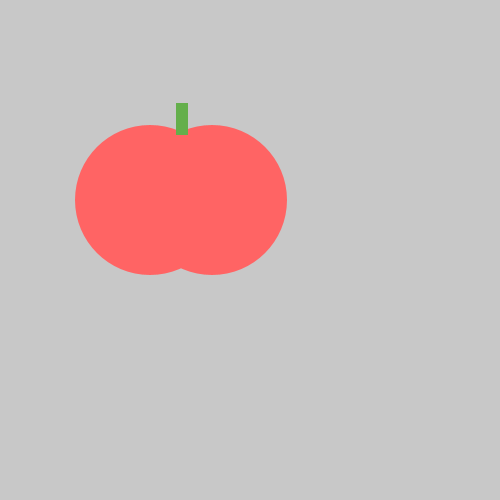
Frame 1 (no input)
Frame 60 (the mouse pressed at the canvas centre just before this capture): identical to frame 1, image omitted
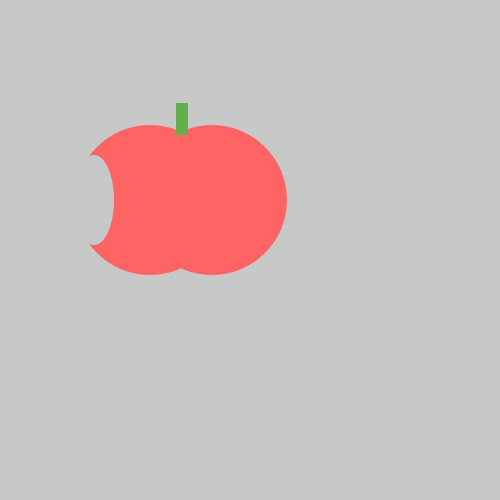
Frame 120 (the mouse held since frame 60 and released just before this capture)

The Processing sketch that drew these frames (run headless with seeded random() and noise(); from frame 60 on, the mouse is pressed at the canvas centre):

// Processing sketch: tasty_tomato
// ── tasty_tomato.pde
void setup() {
    size(500, 500);
}
void draw() {
    background(200, 200, 200);
    noStroke();
    fill(255,100,100);
    ellipse(150, 200, 150, 150);
    ellipse(212, 200, 150, 150);
    fill(100,175,75);
    rect(176, 103, 12, 32);
if(mousePressed){
  fill(200,200,200);
  ellipse(94,200,40,90);
}
}
